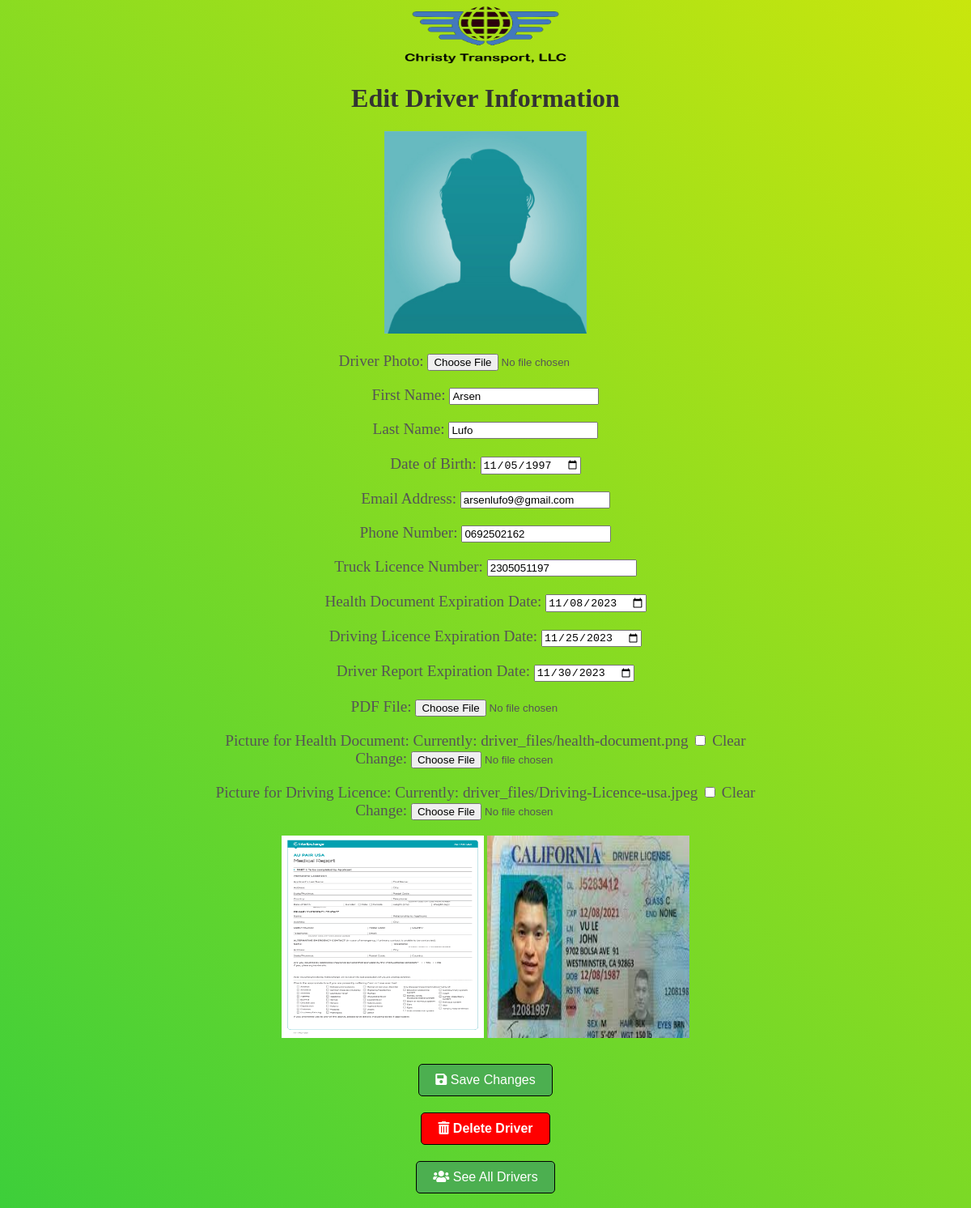
Screenshot of /driver/1/ (signed in) with the database file from the repository.
### DriversApp/models.py (models this page shows, shortened)
class TruckDriver(models.Model):
    first_name = models.CharField(max_length=50)
    last_name = models.CharField(max_length=50)
    birthday = models.DateField(default='2000-01-01')
    photo = models.ImageField(upload_to='driver_photos/', null=True, blank=True)
    email = models.EmailField(default='@example.com')
    phone_number = models.CharField(max_length=15)
    truck_license = models.CharField(max_length=100)
    health_document_expiration_date = models.DateField()
    driving_licence_expiration_date = models.DateField()
    driver_record_service_report_expiration_date = models.DateField(null=True, blank=True)
    health_document = models.FileField(upload_to='driver_files/', null=True, blank=True)
    driving_license = models.FileField(upload_to='driver_files/', null=True, blank=True)
    notified = models.BooleanField(default=False)
    health_document_notified = models.BooleanField(default=False)
    driver_report_notified = models.BooleanField(default=False)
    notified_date = models.DateTimeField(null=True, blank=True)
    health_document_notified_date = models.DateTimeField(null=True, blank=True)
    driver_report_notified_date = models.DateTimeField(null=True, blank=True)
    pdf_file = models.FileField(upload_to='pdfs/', null=True, blank=True)

### DriversApp/views.py (the view)
# urls.py: path('driver/<int:driver_id>/', views.driver_detail, name='driver_detail'),
@csrf_exempt
@cache_control(no_cache=True, must_revalidate=True, no_store=True, max_age=0)
@login_required
def driver_detail(request, driver_id):
    driver = get_object_or_404(TruckDriver, pk=driver_id)
    if request.method == 'POST':
        form = TruckDriverForm(request.POST, request.FILES, instance=driver)
        if form.is_valid():
            form.save()
        context = {
            'driver': driver,
            'form': form
        }
    else:
        form = TruckDriverForm(instance=driver)
        is_driver_detail = True
        context = {
            'driver': driver,
            'form': form,
            'is_driver_detail': is_driver_detail
        }
    return render(request, 'driver_detail.html', context)

### DriversApp/templates/driver_detail.html (shortened to what this page needs)
{% load static %}
<!DOCTYPE html>
<html lang="en">
<head>
    <link rel="stylesheet" href="{% static 'css/main.css' %}">
    <link rel="stylesheet" href="https://cdnjs.cloudflare.com/ajax/libs/font-awesome/5.15.3/css/all.min.css">
</head>
<body>
    {% block content %}
        <img src="{% static 'media/images/christy-transport-logo-1.png' %}" alt="Truck" class="truck1">
        <h1>Edit Driver Information</h1>
        <form id="driverForm" method="post" enctype="multipart/form-data">
            {% if form.instance.photo %}
                <img id="imagesDisplayer" src="{{ form.instance.photo.url }}" alt="{{ form.instance.first_name }} {{ form.instance.last_name }}" />
            {% else %}
                <img id="imagesDisplayer" src="{% static 'media/images/Default-avatar.jpg' %}" alt="Default Driver Photo">
            {% endif %}
            {{ form.as_p}}
            {% if form.instance.health_document %}
                <img id="imagesDisplayer" src="{{ form.instance.health_document.url }}" alt="{{ form.instance.first_name }} {{ form.instance.last_name }}" />
            {% else %}
                <img id="imagesDisplayer" src="{% static 'media/images/file-logo-2.png' %}" alt="Default Driver Photo">
            {% endif %}
            {% if form.instance.driving_license %}
                <img id="imagesDisplayer" src="{{ form.instance.driving_license.url }}" alt="{{ form.instance.first_name }} {{ form.instance.last_name }}" />
            {% else %}
                <img id="imagesDisplayer" src="{% static 'media/images/file-logo-2.png' %}" alt="Default Driver Photo">
            {% endif %}
            <br><br>
            <button type="submit" onclick="alert('\n\nSuccessfully Updated')"><i class="fas fa-save"></i> Save Changes</button>
        </form>
        <form id="deleteForm" method="post" action="{% url 'delete_driver' driver.id %}">
            <button id="DeleteDriverButton" type="button" onclick="confirmDelete()"><i class="fas fa-trash-alt"></i> Delete Driver</button>
        </form>
        <button><a href="{% url 'list_drivers' %}"><i class="fas fa-users"></i> See All Drivers</a></button>
    {% endblock %}
</body>
</html>

### DriversApp/static/css/main.css (style rules this page uses)
body { justify-content: center; text-align: center; background: linear-gradient(45deg, #ff6cce, #0fc749, #c9e60d, #fdfef5); background-size: 400% 400%; background-repeat: no-repeat; animation: gradient 10s ease infinite; align-items: center; }
h1 { color: #333; }
p { font-size: 1.2em; color: #555; }
button { margin: 10px; padding: 10px 20px; background-color: #4caf50; color: #fff; border: none; border-radius: 5px; cursor: pointer; font-size: 16px; text-decoration: none; transition: background-color 0.3s; border: 1px solid black; }
a { text-decoration: none; color: inherit; }
#imagesDisplayer { width: 250px; height: 250px; }
#DeleteDriverButton { background-color: red; color: white; font-weight: bold; }
.truck1 { animation: shake 5s infinite; width: 200px; height: 70px; }

### rows the page displays
TruckDriver: first_name "Arsen", last_name "Lufo", birthday "11/05/1997", email "arsenlufo9@gmail.com", phone_number "0692502162", truck_license "2305051197", health_document_expiration_date "11/08/2023", driving_licence_expiration_date "11/25/2023", as_p "11/30/2023", instance.health_document (picture), instance.driving_license (picture)
